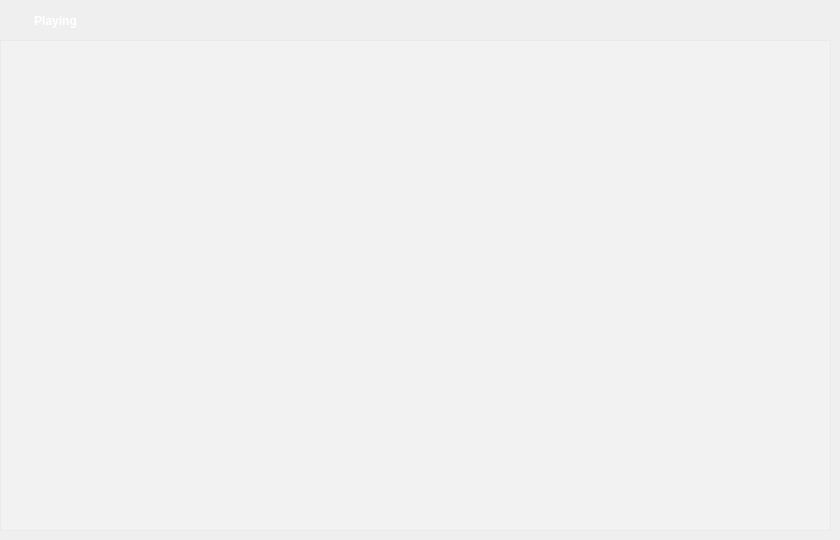
   <widget class="QWidget" name="page_0">
    <widget class="MusicListWidget" name="playListWidget">
     <property name="geometry">
      <rect>
       <x>0</x>
       <y>40</y>
       <width>831</width>
       <height>491</height>
      </rect>
     </property>
     <property name="font">
      <font>
       <weight>75</weight>
       <bold>true</bold>
      </font>
     </property>
     <property name="styleSheet">
      <string notr="true">color: rgb(255, 255, 255);
background-color: rgba(255, 255, 255, 50);
</string>
     </property>
     <property name="horizontalScrollBarPolicy">
      <enum>Qt::ScrollBarAlwaysOff</enum>
     </property>
     <property name="sizeAdjustPolicy">
      <enum>QAbstractScrollArea::AdjustToContentsOnFirstShow</enum>
     </property>
     <property name="selectionMode">
      <enum>QAbstractItemView::SingleSelection</enum>
     </property>
     <property name="isWrapping" stdset="0">
      <bool>false</bool>
     </property>
     <property name="wordWrap">
      <bool>false</bool>
     </property>
     <property name="selectionRectVisible">
      <bool>false</bool>
     </property>
     <property name="sortingEnabled">
      <bool>false</bool>
     </property>
    </widget>
    <widget class="QLabel" name="titleLabel_2">
     <property name="enabled">
      <bool>true</bool>
     </property>
     <property name="geometry">
      <rect>
       <x>0</x>
       <y>0</y>
       <width>111</width>
       <height>41</height>
      </rect>
     </property>
     <property name="font">
      <font>
       <family>Microsoft YaHei UI</family>
       <pointsize>9</pointsize>
       <weight>75</weight>
       <italic>false</italic>
       <bold>true</bold>
      </font>
     </property>
     <property name="styleSheet">
      <string notr="true">color:rgb(255, 255, 255);
</string>
     </property>
     <property name="text">
      <string>Playing</string>
     </property>
     <property name="alignment">
      <set>Qt::AlignCenter</set>
     </property>
    </widget>
    <widget class="QPushButton" name="btnClear">
     <property name="geometry">
      <rect>
       <x>100</x>
       <y>0</y>
       <width>41</width>
       <height>41</height>
      </rect>
     </property>
     <property name="font">
      <font>
       <family>Microsoft YaHei UI</family>
       <pointsize>10</pointsize>
       <weight>75</weight>
       <bold>true</bold>
      </font>
     </property>
     <property name="cursor">
      <cursorShape>PointingHandCursor</cursorShape>
     </property>
     <property name="toolTip">
      <string>Clear current playlist</string>
     </property>
     <property name="styleSheet">
      <string notr="true"/>
     </property>
     <property name="text">
      <string/>
     </property>
     <property name="icon">
      <iconset resource="imagefile.qrc">
       <normaloff>:/image/image/image/clear.png</normaloff>:/image/image/image/clear.png</iconset>
     </property>
     <property name="iconSize">
      <size>
       <width>30</width>
       <height>30</height>
      </size>
     </property>
     <property name="flat">
      <bool>true</bool>
     </property>
    </widget>
   </widget>
